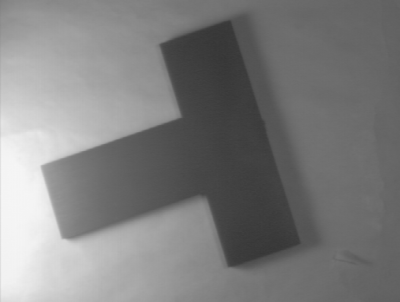
#> input picture 1007/example/T_pic.png, 400 x 302 px, found by its file name
$ python 1007_T.py
#> lines starting #> are read from the running program, lines starting #| are printed output that depends on the picture; after the words box and inside, x2 and y2 are one past the last pixel; in counts of white or black regions, pixels touching at a corner belong together
### mytools.py
def save_file(dir, filename):
    import os
    import cv2
    try:
        # 使用mkdir若沒有父目錄會出問題
        os.makedirs(dir, exist_ok=True)
    except: pass
    for file, img in filename:
        file_path = os.path.join(dir, file)
        cv2.imwrite(file_path, img)


### 1007/1007_T.py
import cv2
import numpy as np


img = cv2.imread('1007/example/T_pic.png', cv2.IMREAD_GRAYSCALE)
#> img is the input picture: shape (302, 400); min 53, max 246, mean 126.3
canny = cv2.Canny(img, 5, 100, None, 3) # 輸出是二值圖
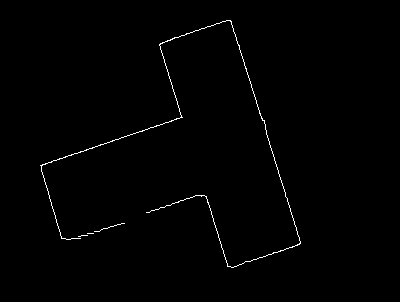
#> canny: shape (302, 400); 0.74% white in thin lines or dots, all inside (x1, y1, x2, y2) = (40, 20, 301, 268)
dst = np.copy(canny)
dst = cv2.cvtColor(dst, cv2.COLOR_GRAY2BGR)

'''這邊要用Polistic的'''
lines_P = cv2.HoughLinesP(canny, 1, np.pi / 180, 33, None, 50, 60)
#> lines_P = [[239, 45, 300, 243], [159, 44, 181, 117], [40, 165, 182, 117], [41, 167, 61, 238], [231, 21, 299, 244], [231, 267, 298, 244], [76, 238, 196, 195], [206, 196, 229, 266], [160, 43, 222, 21]]
print(f'Number of lines detected: {len(lines_P)}')
#| Number of lines detected: 9
for line in lines_P:
    line = line[0] # 因為 lines_P 的 shape 是 (9,1,4)
    cv2.line(dst, (line[0], line[1]), (line[2], line[3]), (0, 0, 255), 3, cv2.LINE_AA)
#> this loop made 9 passes
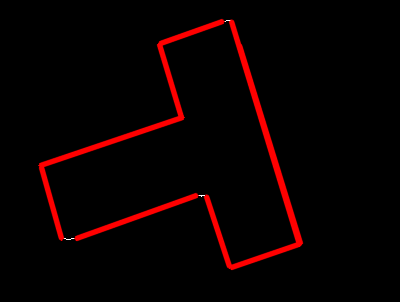
#> dst: shape (302, 400, 3); mean B, G, R 0, 0, 10.5

cv2.imshow('canny', canny)
cv2.imshow('result', dst)
cv2.waitKey(0)

# 存檔
try:
    import os
    import sys
    sys.path.append(os.getcwd())
    import mytools # from mytools.py
    mytools.save_file('1007/result/hk2', [['T-canny.png', canny], ['T-result.png', dst]])
except:
    print('存檔失敗QQ')

$ run again, with 1007/example/word.png copied over 1007/example/T_pic.png
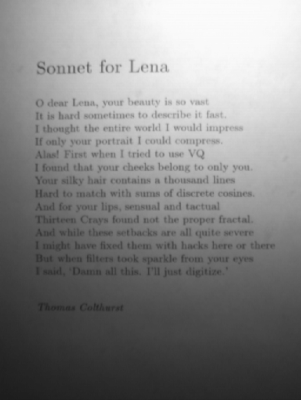
#> input picture 1007/example/word.png, 301 x 400 px, found by its file name
#> img is the input picture: shape (400, 301); min 28, max 251, mean 133.1
#> `canny = cv2.Canny(img, 5, 100, None, 3)`:
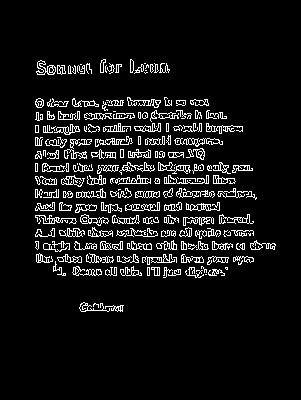
#> canny: shape (400, 301); 7.9% white in thin lines or dots, all inside (x1, y1, x2, y2) = (35, 59, 276, 312)
#> lines_P = 103 rows, first 6: [37, 183, 234, 183], [37, 249, 274, 249], [35, 170, 252, 170], [36, 257, 252, 257], [35, 119, 226, 116], [35, 235, 253, 235]
#| Number of lines detected: 103
#> the loop `for line in lines_P:` made 103 passes
#> after the loop `for line in lines_P:`:
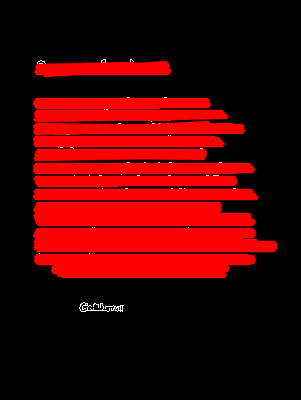
#> dst: shape (400, 301, 3); mean B, G, R 0.5, 0.5, 74.3

$ run again, with 1007/example/coin.jpg saved as 1007/example/T_pic.png
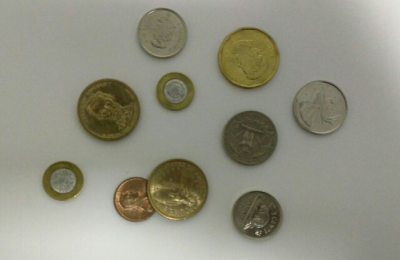
#> input picture 1007/example/coin.jpg, 400 x 260 px, found by its file name
#> `canny = cv2.Canny(img, 5, 100, None, 3)`:
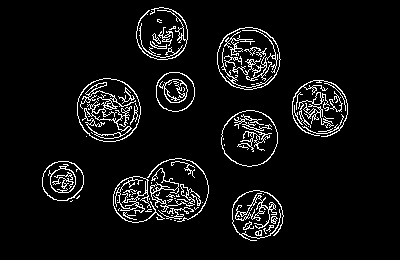
#> canny: shape (260, 400); 6.4% white in thin lines or dots, all inside (x1, y1, x2, y2) = (42, 7, 348, 241)
#> lines_P = 85 rows, first 6: [84, 130, 275, 41], [120, 216, 333, 83], [57, 200, 282, 220], [114, 208, 344, 96], [114, 206, 344, 94], [42, 178, 280, 228]
#| Number of lines detected: 85
#> the loop `for line in lines_P:` made 85 passes
#> after the loop `for line in lines_P:`:
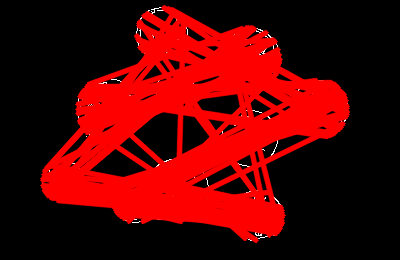
#> dst: shape (260, 400, 3); mean B, G, R 0.7, 0.7, 88.4
